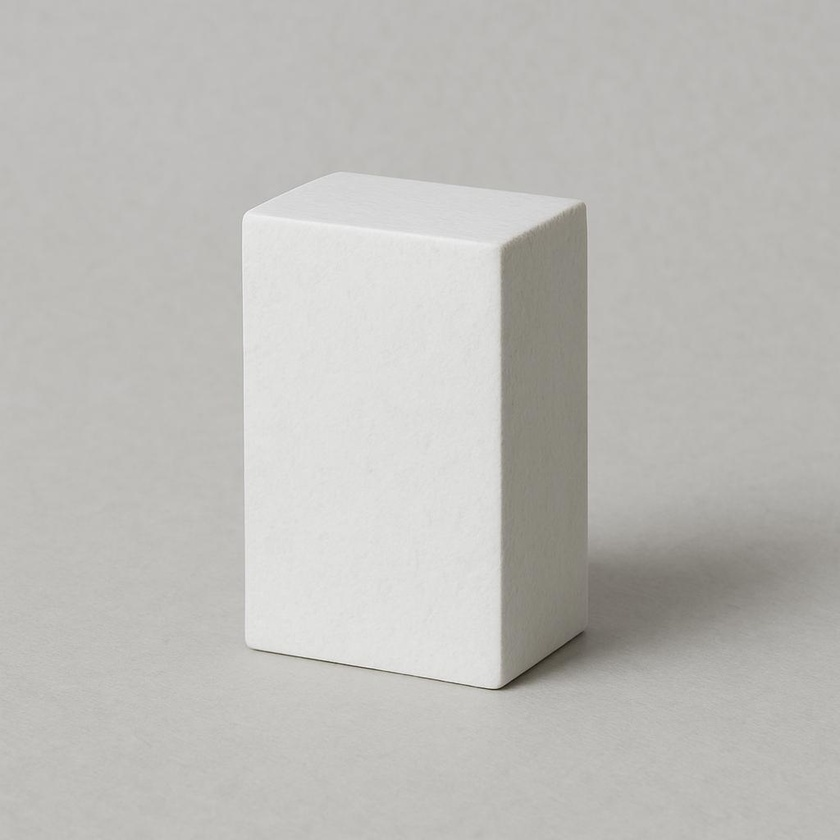
#> input picture internship/cuboid.jpg, 840 x 840 px, shrunk from 1024 x 1024 before the run
$ python subplots.py
#> lines starting #> are read from the running program, lines starting #| are printed output that depends on the picture
import pandas as pd
import matplotlib.pyplot as plt
from matplotlib.image import imread

# === Load CSV files ===
cuboid_df = pd.read_csv("cuboid.csv", names=["Thumb", "Index", "Middle", "Ring", "Pinky"])
#> (reads internship/cuboid.csv from the repository)
cylinder_df = pd.read_csv("cylinder.csv", names=["Thumb", "Index", "Middle", "Ring", "Pinky"])
#> (reads internship/cylinder.csv from the repository)
sphere_df = pd.read_csv("sphere.csv", names=["Thumb", "Index", "Middle", "Ring", "Pinky"])
#> (reads internship/sphere.csv from the repository)

# === Normalize to Voltage (assuming 3.3V ADC reference) ===
cuboid_df = cuboid_df / 1023.0 * 3.3
cylinder_df = cylinder_df / 1023.0 * 3.3
sphere_df = sphere_df / 1023.0 * 3.3

# === Load object images ===
cuboid_img = imread("cuboid.jpg")     # Replace with your actual file paths
#> cuboid_img is the input picture: shape (840, 840, 3); mean R, G, B 189.6, 188.6, 184.9
cylinder_img = imread("cylinder.jpg")
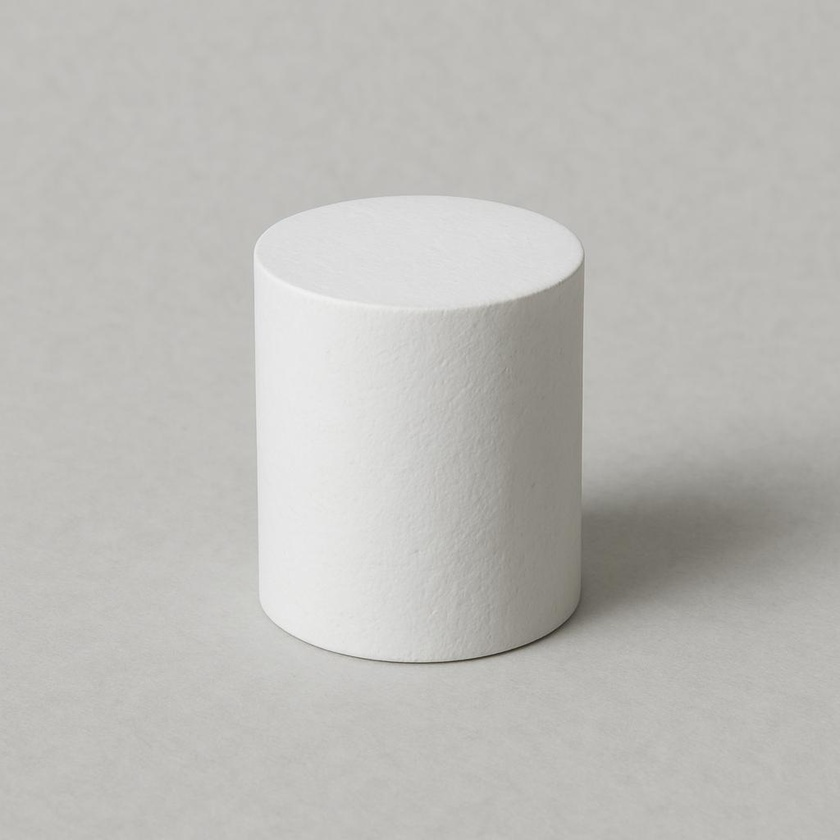
#> input picture internship/cylinder.jpg, 840 x 840 px, shrunk from 1024 x 1024 before the run
#> cylinder_img is the input picture: shape (840, 840, 3); mean R, G, B 189.1, 188.1, 184.3
sphere_img = imread("sphere.jpg")
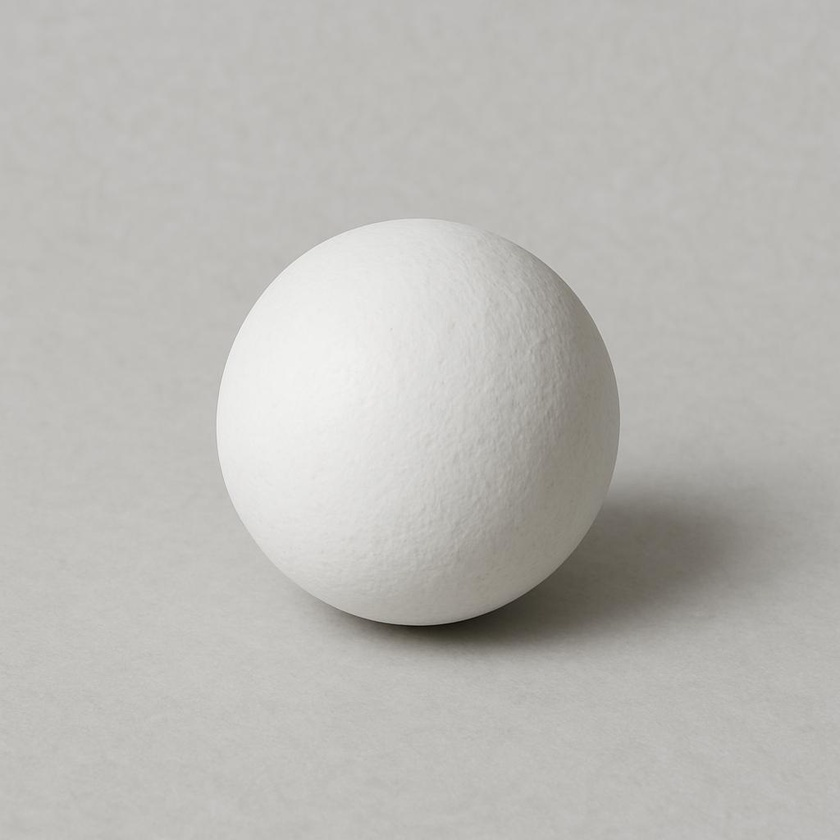
#> input picture internship/sphere.jpg, 840 x 840 px, shrunk from 1024 x 1024 before the run
#> sphere_img is the input picture: shape (840, 840, 3); mean R, G, B 186.7, 185.5, 181.5

# === Create subplots ===
fig, axs = plt.subplots(2, 3, figsize=(15, 8))
colors = ['black', 'red', 'blue', 'green', 'purple']
labels = ["Thumb", "Index", "Middle", "Ring", "Pinky"]

def plot_graph(ax, df, title, img):
#> called with title = '(a) Cuboid'
    for i, label in enumerate(labels):
        ax.plot(df.index / 50.0, df[label], color=colors[i], label=label)  # assuming 50Hz
    ax.set_title(title)
    ax.set_xlabel("Time (s)")
    ax.set_ylabel("Voltage (V)")
    ax.set_ylim(0, 1.5)
    ax.legend()

# === Plot sensor data ===
plot_graph(axs[0, 0], cuboid_df, "(a) Cuboid", cuboid_img)
plot_graph(axs[0, 1], cylinder_df, "(b) Cylinder", cylinder_img)
plot_graph(axs[0, 2], sphere_df, "(c) Sphere", sphere_img)

# === Show object images ===
axs[1, 0].imshow(cuboid_img)
axs[1, 1].imshow(cylinder_img)
axs[1, 2].imshow(sphere_img)
for ax in axs[1]: ax.axis("off")

plt.tight_layout()
plt.show()
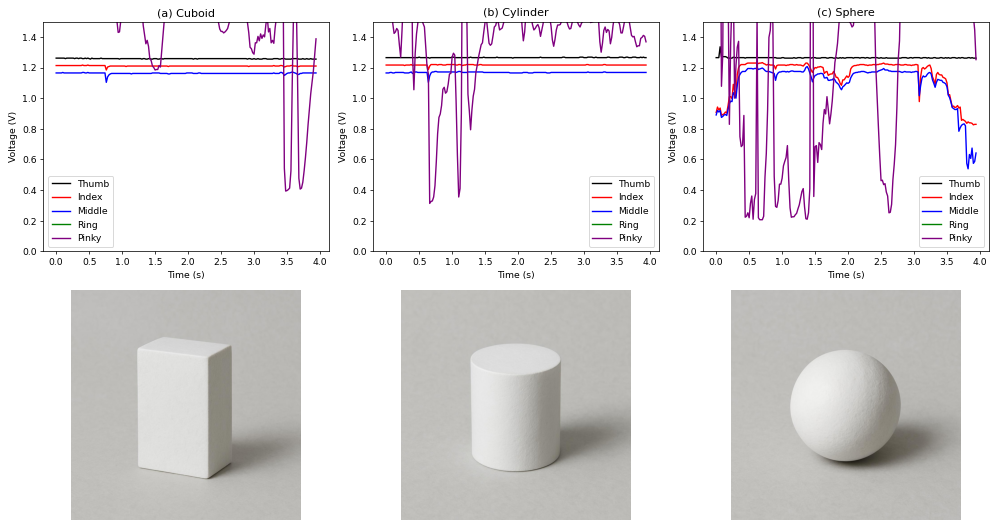
#> figure drawn by matplotlib, 6 panels; panel 1: curve peaks at x = 0, y = 1.26; panel 1: curve peaks at x = 0.4, y = 1.22; panel 1: curve peaks at x = 3.58, y = 1.17; panel 2: curve peaks at x = 0.5, y = 1.27
